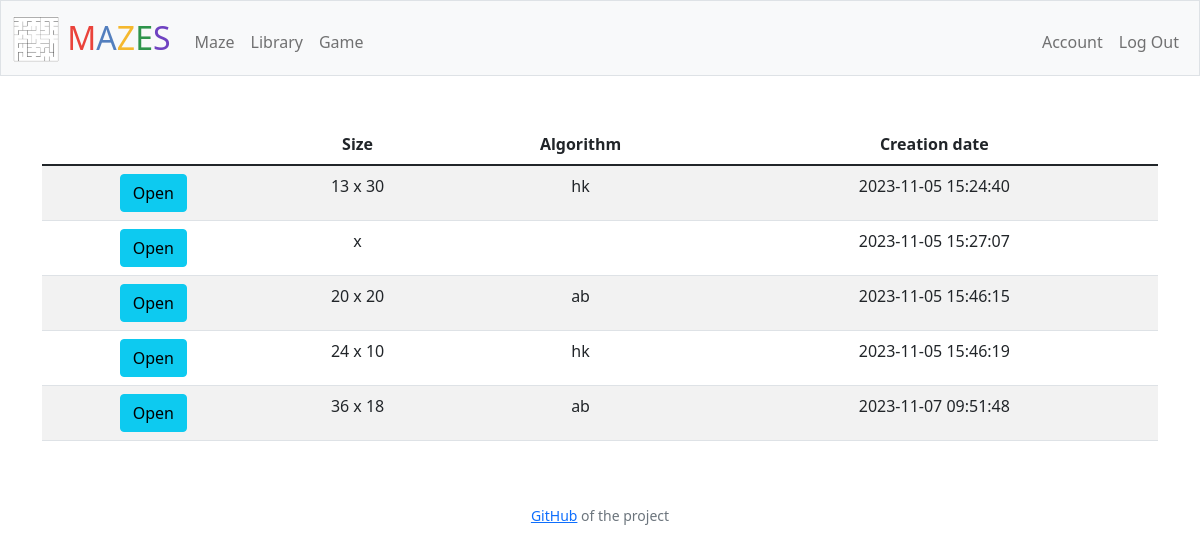
/library (signed in), run on an earlier commit of the app's database.
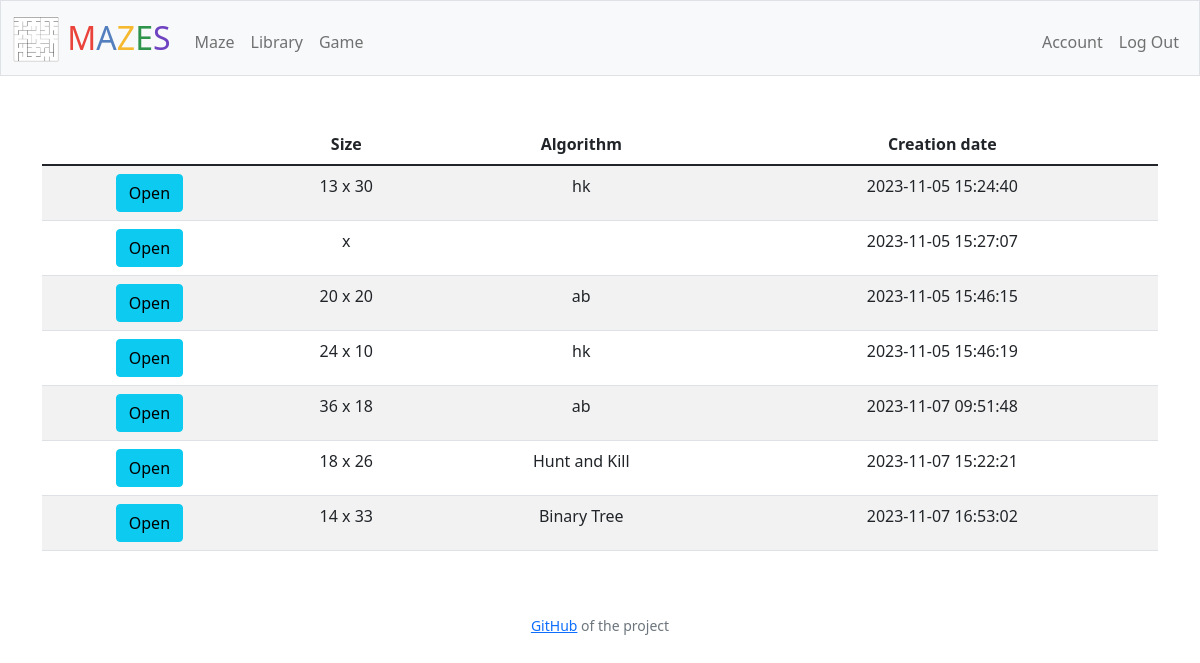
And on a later commit of the database.
### tables this page shows
CREATE TABLE mazes (
	id INTEGER PRIMARY KEY AUTOINCREMENT,
	user_id INTEGER NOT NULL,
	maze_data TEXT NOT NULL,
	creation_date TIMESTAMP NOT NULL DEFAULT CURRENT_TIMESTAMP,
	columns INTEGER NOT NULL,
	lines INTEGER NOT NULL,
	algorithm TEXT NOT NULL,
	FOREIGN KEY (user_id) REFERENCES users(id)
);

### app.py (the view)
@app.route("/library", methods=["GET", "POST"])
@login_required
def library():
    library = db.execute("SELECT * FROM mazes WHERE user_id = ?", session["user_id"])
    return render_template("library.html", library=library)

### app.py (called while the page is built)
@app.after_request
def after_request(response):
    response.headers["Cache-Control"] = "no-cache, no-store, must-revalidate"
    response.headers["Expires"] = 0
    response.headers["Pragma"] = "no-cache"
    return response

### helpers.py (called while the page is built)
def login_required(f):
    @wraps(f)
    def decorated_function(*args, **kwargs):
        if session.get("user_id") is None:
            return redirect("/login")
        return f(*args, **kwargs)
    return decorated_function

### templates/library.html (shortened to what this page needs)
{% extends "layout.html" %}
{% block main %}
<table class="table table-striped table-hover">
    <thead>
        <tr>
            <th class="text-start"> </th>
            <th class="text-center">Size</th>
            <th class="text-center">Algorithm</th>
            <th class="text-center">Creation date</th>
        </tr>
    </thead>
    <tbody>
        {% for item in library %}
        <tr>
            <td class="text-center">
                <form method="POST" action="/open_maze">
                    <button type="submit" class="btn btn-info" id="btn{{ item.id }}">Open</button>
                </form>
            </td>
            <td class="text-center">{{ item.columns }} x {{ item.lines }}</td>
            <td class="text-center">{{ item.algorithm }}</td>
            <td class="text-center">{{ item.creation_date }}</td>
        </tr>
        {% endfor %}
    </tbody>
</table>
{% endblock %}

### templates/layout.html (shortened to what this page needs)
<!DOCTYPE html>
<html lang="en">
    <head>
        <link href="https://cdn.jsdelivr.net/npm/bootstrap@5.1.3/dist/css/bootstrap.min.css" rel="stylesheet">
        <link href="/static/styles.css" rel="stylesheet">
    </head>
    <body>
        <nav class="bg-light border navbar navbar-expand-md navbar-light">
            <div class="container-fluid">
                <a class="navbar-brand" href="/">
                    <img src="{{ url_for('static', filename='maze_ico.png') }}" width="46" height="46" class="d-inline-block align-text-top" alt="">
                    <span class="red">M</span><span class="blue">A</span><span class="yellow">Z</span><span class="green">E</span><span class="purple">S</span>
                </a>
                <div class="collapse navbar-collapse" id="navbar">
                    {% if session["user_id"] %}
                        <ul class="navbar-nav me-auto mt-2">
                            <li class="nav-item"><a class="nav-link" href="/maze">Maze</a></li>
                            <li class="nav-item"><a class="nav-link" href="/library">Library</a></li>
                            <li class="nav-item"><a class="nav-link" href="/game">Game</a></li>
                        </ul>
                        <ul class="navbar-nav ms-auto mt-2">
                            <li class="nav-item"><a class="nav-link" href="/account">Account</a></li>
                            <li class="nav-item"><a class="nav-link" href="/logout">Log Out</a></li>
                                                    </ul>
                    {% else %}
                        <ul class="navbar-nav ms-auto mt-2">
                            <li class="nav-item"><a class="nav-link" href="/register">Register</a></li>
                            <li class="nav-item"><a class="nav-link" href="/login">Log In</a></li>
                        </ul>
                    {% endif %}
                </div>
            </div>
        </nav>
        <main class="container py-5 text-center">
            {% block main %}{% endblock %}
        </main>
        <footer class="mb-5 small text-center text-muted">
            <a href="https://github.com/Aytan-sudo/final_project">GitHub</a> of the project
        </footer>
    </body>
</html>

### static/styles.css (style rules this page uses)
nav .navbar-brand { font-size: xx-large; }
nav .navbar-brand .blue { color: #537fbe; }
nav .navbar-brand .red { color: #ea433b; }
nav .navbar-brand .yellow { color: #f5b82e; }
nav .navbar-brand .green { color: #2e944b; }
nav .navbar-brand .purple { color: #6f42c1; }

What changed in the data, as far as the page shows it:
added mazes: columns "18", lines "26", algorithm "Hunt and Kill", creation_date "2023-11-07 15:22:21"
added mazes: columns "14", lines "33", algorithm "Binary Tree", creation_date "2023-11-07 16:53:02"
